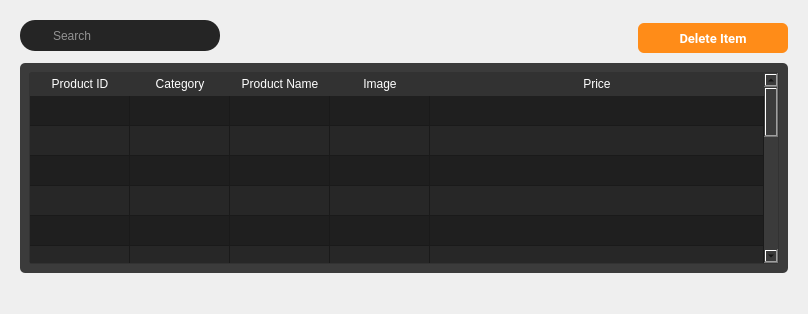
         <widget class="QWidget" name="delete_product">
          <layout class="QGridLayout" name="gridLayout_16">
           <item row="0" column="0">
            <widget class="QWidget" name="widget_42" native="true">
             <layout class="QGridLayout" name="gridLayout_15">
              <property name="bottomMargin">
               <number>30</number>
              </property>
              <item row="0" column="0">
               <widget class="QWidget" name="widget_43" native="true">
                <layout class="QHBoxLayout" name="horizontalLayout_14">
                 <property name="spacing">
                  <number>0</number>
                 </property>
                 <property name="leftMargin">
                  <number>0</number>
                 </property>
                 <property name="topMargin">
                  <number>0</number>
                 </property>
                 <property name="rightMargin">
                  <number>0</number>
                 </property>
                 <property name="bottomMargin">
                  <number>6</number>
                 </property>
                 <item alignment="Qt::AlignmentFlag::AlignLeft|Qt::AlignmentFlag::AlignTop">
                  <widget class="QWidget" name="search_frame_3" native="true">
                   <property name="minimumSize">
                    <size>
                     <width>200</width>
                     <height>0</height>
                    </size>
                   </property>
                   <property name="styleSheet">
                    <string notr="true">#search_frame_3{

	border-radius: 15px;
	background-color:#252525;
}
#search_frame_3 QPushButton{
	
	padding: 5px 5px;
	border-radius:5px;

	
}
#search_frame_3 QLineEdit{
	border: none;
	color: white;

}

#seach_frame_3 QPushButton::pressed {

	padding-left:10px;

}
</string>
                   </property>
                   <layout class="QVBoxLayout" name="verticalLayout_17">
                    <property name="leftMargin">
                     <number>2</number>
                    </property>
                    <property name="topMargin">
                     <number>2</number>
                    </property>
                    <property name="rightMargin">
                     <number>2</number>
                    </property>
                    <property name="bottomMargin">
                     <number>2</number>
                    </property>
                    <item>
                     <layout class="QHBoxLayout" name="horizontalLayout_15">
                      <property name="spacing">
                       <number>2</number>
                      </property>
                      <property name="leftMargin">
                       <number>2</number>
                      </property>
                      <property name="topMargin">
                       <number>2</number>
                      </property>
                      <property name="rightMargin">
                       <number>2</number>
                      </property>
                      <item>
                       <widget class="QPushButton" name="pushButton_17">
                        <property name="minimumSize">
                         <size>
                          <width>25</width>
                          <height>25</height>
                         </size>
                        </property>
                        <property name="maximumSize">
                         <size>
                          <width>25</width>
                          <height>25</height>
                         </size>
                        </property>
                        <property name="font">
                         <font>
                          <family>Roboto</family>
                          <pointsize>10</pointsize>
                          <bold>true</bold>
                         </font>
                        </property>
                        <property name="styleSheet">
                         <string notr="true">background-color: none;
border-radius:15px;
</string>
                        </property>
                        <property name="text">
                         <string/>
                        </property>
                        <property name="icon">
                         <iconset>
                          <normaloff>:/iCons/icons/icons8-search-26.png</normaloff>:/iCons/icons/icons8-search-26.png</iconset>
                        </property>
                       </widget>
                      </item>
                      <item>
                       <widget class="QLineEdit" name="lineEdit_5">
                        <property name="styleSheet">
                         <string notr="true">background-color: rgb(37, 37, 37);</string>
                        </property>
                        <property name="placeholderText">
                         <string>Search</string>
                        </property>
                       </widget>
                      </item>
                     </layout>
                    </item>
                   </layout>
                  </widget>
                 </item>
                 <item>
                  <spacer name="horizontalSpacer_5">
                   <property name="orientation">
                    <enum>Qt::Orientation::Horizontal</enum>
                   </property>
                   <property name="sizeHint" stdset="0">
                    <size>
                     <width>418</width>
                     <height>20</height>
                    </size>
                   </property>
                  </spacer>
                 </item>
                 <item>
                  <widget class="QPushButton" name="update_prod_button_2">
                   <property name="minimumSize">
                    <size>
                     <width>150</width>
                     <height>30</height>
                    </size>
                   </property>
                   <property name="maximumSize">
                    <size>
                     <width>150</width>
                     <height>25</height>
                    </size>
                   </property>
                   <property name="font">
                    <font>
                     <family>Roboto</family>
                     <pointsize>10</pointsize>
                     <bold>true</bold>
                    </font>
                   </property>
                   <property name="styleSheet">
                    <string notr="true">QPushButton {
    padding: 6px 14px;
    font-family: &quot;Roboto&quot;, sans-serif;
    border-radius: 6px;
    border: none;
    color: white;
    background: #FF8C18;
    box-shadow: 0px 0.5px 1.5px rgba(54, 122, 246, 0.25), inset 0px 0.8px 0px -0.25px rgba(255, 255, 255, 0.2);
    user-select: none;
    -webkit-user-select: none;
    touch-action: manipulation;
    transition: background-color 0.2s, box-shadow 0.2s; 
}
QPushButton::pressed {
    background-color: #B7B7B7;
    box-shadow: 0px 1px 2px rgba(0, 0, 0, 0.5) inset;
	color:black;
}
QPushButton:hover {
    background-color: #FFA54E; 
}</string>
                   </property>
                   <property name="text">
                    <string>Delete Item</string>
                   </property>
                   <property name="checkable">
                    <bool>true</bool>
                   </property>
                   <property name="autoExclusive">
                    <bool>true</bool>
                   </property>
                  </widget>
                 </item>
                </layout>
               </widget>
              </item>
              <item row="1" column="0">
               <widget class="QWidget" name="widget_45" native="true">
                <property name="sizePolicy">
                 <sizepolicy hsizetype="Preferred" vsizetype="Expanding">
                  <horstretch>0</horstretch>
                  <verstretch>0</verstretch>
                 </sizepolicy>
                </property>
                <property name="styleSheet">
                 <string notr="true">background-color: rgb(59, 59, 59);
border-radius:5px;
</string>
                </property>
                <layout class="QVBoxLayout" name="verticalLayout_18">
                 <item>
                  <widget class="QTableWidget" name="product_table_3">
                   <property name="sizePolicy">
                    <sizepolicy hsizetype="Expanding" vsizetype="Expanding">
                     <horstretch>50</horstretch>
                     <verstretch>0</verstretch>
                    </sizepolicy>
                   </property>
                   <property name="styleSheet">
                    <string notr="true">QTableWidget {
    background-color: #1F1F1F;
    border-radius: 3px;
    border: 1px solid rgb(50, 50, 50);
}

QTableWidget::section {
    border: none;
    border-bottom: 1px solid #d0c6ff;
    text-align: center; /* Set text alignment to center */
    padding: 3px 5px;
}

QHeaderView::section {
    background-color: rgb(50, 50, 50);
    color: white;
    border: none;
    border-bottom: 1px solid rgb(50, 50, 50);
    text-align: center; /* Set text alignment to center */
    padding: 2px 4px;
}

QTableView::item {
    color: white;
    padding: 5px;
    text-align: center; /* Set text alignment to center */
}

QTableView::item:alternate {
    background-color: #272727; 
}

QScrollBar:vertical {
    border: none;
    background: #3B3B3B;
    width: 10px;
    margin: 0px 0px 0px 0px;
}

QScrollBar::handle:vertical {
    background-color: #606060;
    min-height: 20px;
    border-radius: 5px;
}

QScrollBar::add-line:vertical,
QScrollBar::sub-line:vertical {
    border: none;
    background: none;
}

QScrollBar::add-page:vertical,
QScrollBar::sub-page:vertical {
    background: none;
}

QScrollBar:hover {
    opacity: 0.7;
}
</string>
                   </property>
                   <property name="alternatingRowColors">
                    <bool>true</bool>
                   </property>
                   <property name="sortingEnabled">
                    <bool>true</bool>
                   </property>
                   <attribute name="horizontalHeaderCascadingSectionResizes">
                    <bool>true</bool>
                   </attribute>
                   <attribute name="horizontalHeaderStretchLastSection">
                    <bool>true</bool>
                   </attribute>
                   <attribute name="verticalHeaderVisible">
                    <bool>false</bool>
                   </attribute>
                   <attribute name="verticalHeaderCascadingSectionResizes">
                    <bool>false</bool>
                   </attribute>
                   <attribute name="verticalHeaderShowSortIndicator" stdset="0">
                    <bool>false</bool>
                   </attribute>
                   <attribute name="verticalHeaderStretchLastSection">
                    <bool>false</bool>
                   </attribute>
                   <row>
                    <property name="text">
                     <string/>
                    </property>
                   </row>
                   <row>
                    <property name="text">
                     <string/>
                    </property>
                   </row>
                   <row>
                    <property name="text">
                     <string/>
                    </property>
                   </row>
                   <row>
                    <property name="text">
                     <string/>
                    </property>
                   </row>
                   <row>
                    <property name="text">
                     <string/>
                    </property>
                   </row>
                   <row>
                    <property name="text">
                     <string/>
                    </property>
                   </row>
                   <row>
                    <property name="text">
                     <string/>
                    </property>
                   </row>
                   <row>
                    <property name="text">
                     <string/>
                    </property>
                   </row>
                   <row>
                    <property name="text">
                     <string/>
                    </property>
                   </row>
                   <row>
                    <property name="text">
                     <string/>
                    </property>
                   </row>
                   <row>
                    <property name="text">
                     <string/>
                    </property>
                   </row>
                   <row>
                    <property name="text">
                     <string/>
                    </property>
                   </row>
                   <row>
                    <property name="text">
                     <string/>
                    </property>
                   </row>
                   <row>
                    <property name="text">
                     <string/>
                    </property>
                   </row>
                   <row>
                    <property name="text">
                     <string/>
                    </property>
                   </row>
                   <row>
                    <property name="text">
                     <string/>
                    </property>
                   </row>
                   <column>
                    <property name="text">
                     <string>Product ID</string>
                    </property>
                   </column>
                   <column>
                    <property name="text">
                     <string>Category</string>
                    </property>
                   </column>
                   <column>
                    <property name="text">
                     <string>Product Name</string>
                    </property>
                   </column>
                   <column>
                    <property name="text">
                     <string>Image</string>
                    </property>
                   </column>
                   <column>
                    <property name="text">
                     <string>Price</string>
                    </property>
                   </column>
                  </widget>
                 </item>
                </layout>
               </widget>
              </item>
             </layout>
            </widget>
           </item>
          </layout>
         </widget>
